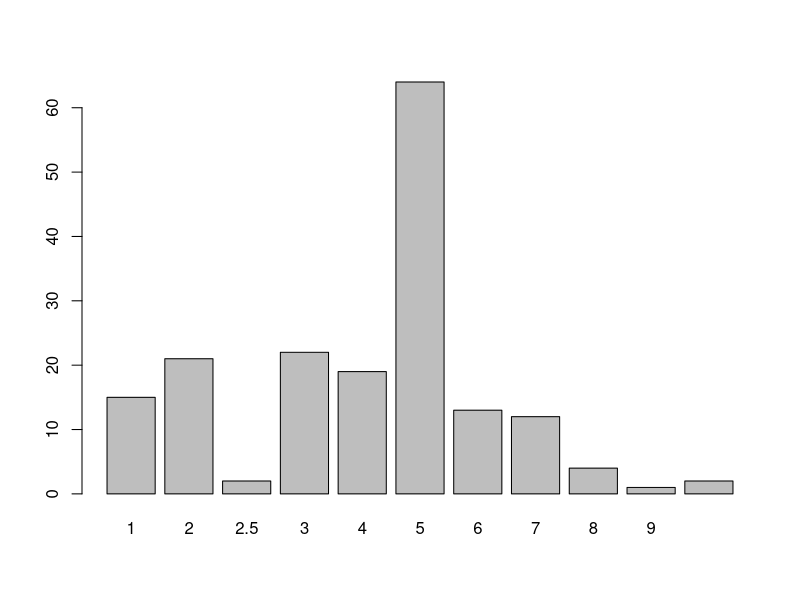
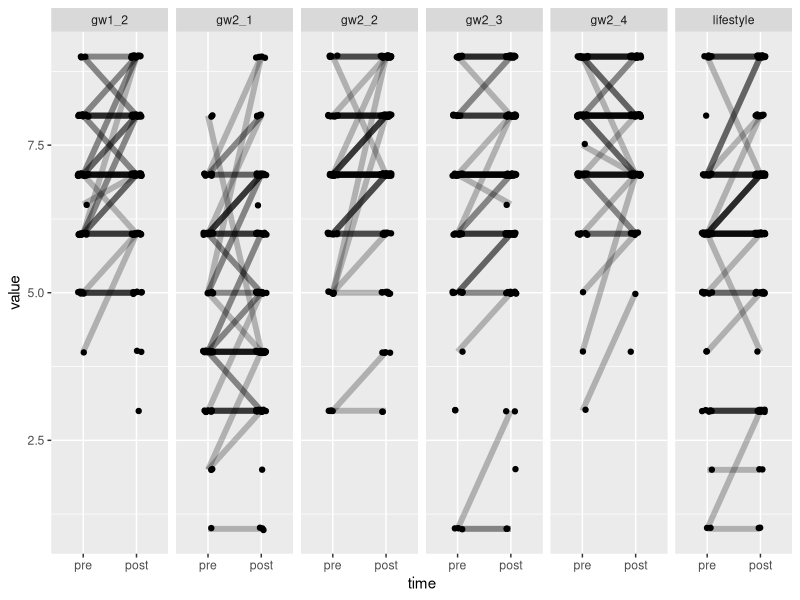
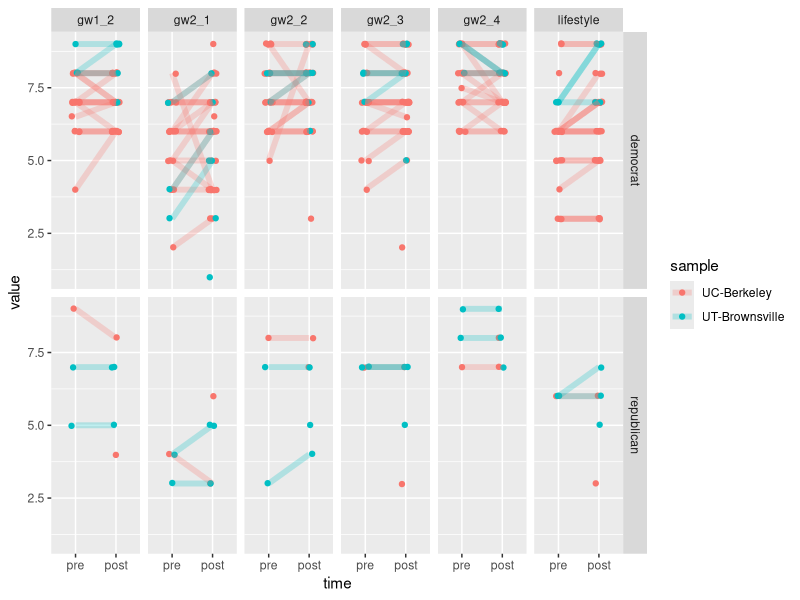
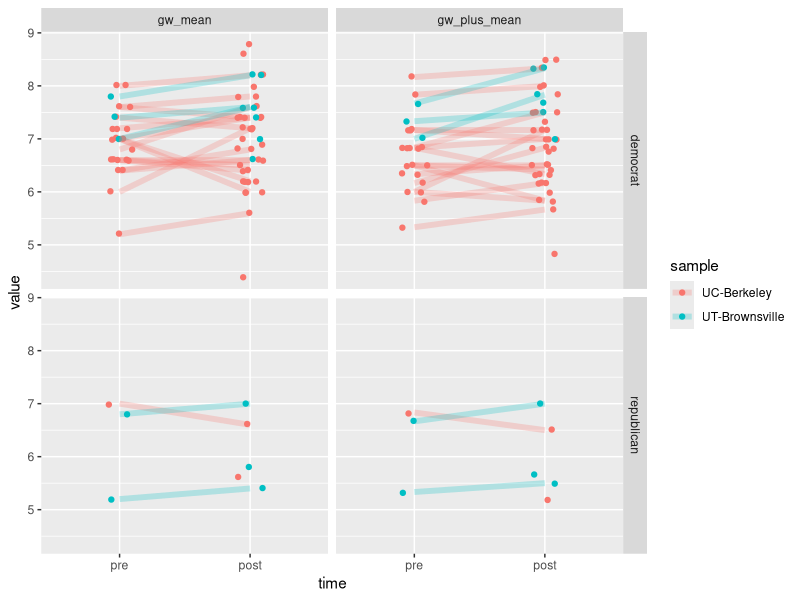
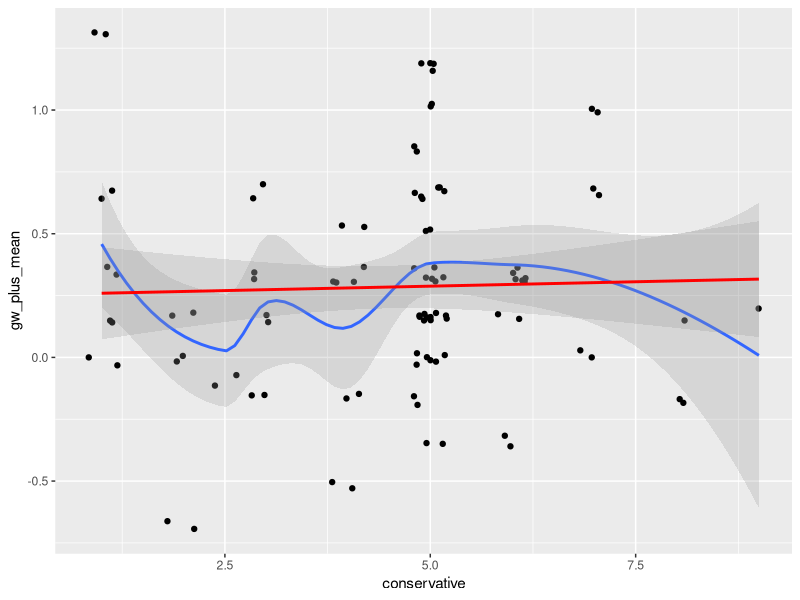

The R source for these figures, in order: (Note: this script raises an error after producing the figures.)
library(plyr)
library(dplyr)
library(ggplot2)
library(tidyr)
library(car)
library(psych)
library(BayesFactor)
library(lme4)

# Experiment 2 ----
# I would like to check out this no-pretest control group, but not sure which col that is
exp2.1 = read.csv("UCp_mech_core_intervention_notext.csv")
exp2.1$sample = "UC-Berkeley"
exp2.2 = read.csv("UT_mech_core_intervention_notext.csv")
exp2.2$sample = "UT-Brownsville"
exp2.2 = separate(exp2.2, survey_number, c('f11', 'survey_number'), sep = "-")
exp2.2$survey_number = as.numeric(as.character(exp2.2$survey_number))
# We're gonna combine these data frames so let's make sure survey_number is distinct
intersect(exp2.1$survey_number, exp2.2$survey_number) # not distinct
exp2.2$survey_number = exp2.2$survey_number + 1000
intersect(exp2.1$survey_number, exp2.2$survey_number) # distinct

# n_s means "no-sandwich" / "sandwich"
# Only "sandwich" has pre-test. Some students did not complete.
# only n_s == s has pre/post (altho sometimes pre-only?)
# n_s == n looks like the post-only control
table(exp2.1$n_s, exp2.1$survey_number)
table(exp2.2$n_s, exp2.2$survey_number)

# remove knowledge, ghg, light, energy, columns for convenience
exp2.1 = exp2.1 %>% select(X:reread, total.score, sample)
exp2.2 = exp2.2 %>% select(X:reread, total.score, sample)

# Combine datasets into one master. Add composite columns.
# NOTE: Should n_s == "n" be excluded at this point??
exp2 = bind_rows(exp2.1, exp2.2) %>% 
  mutate(gw_mean = (gw1_2 + gw2_1 + gw2_2 + gw2_3 + gw2_4)/5,
         gw_plus_mean = (gw_mean*5 + lifestyle)/6)
# Make pre/post into a factor, set levels for plotting convenience, contrast code  
exp2$time = factor(exp2$pre_post, levels = c("pre", "post"))
exp2$time = C(exp2$time, sum)
# sort by survey_number and pre-post so that difference scores can be calculated by position
exp2 = exp2 %>% 
  arrange(survey_number, desc(pre_post))

# Check combined dataset for number of conservatives
table(exp2$conservative, useNA = 'always')
barplot(table(exp2$conservative, useNA = 'always'))
table(exp2$party, useNA = 'always') # 8 republicans out of 175

# Flatten dataset for ggplot2's facet_grid
exp2.flat = exp2 %>%
  gather(key = "item", value = "value", starts_with("gw"), lifestyle)

# Plot pre/post changes among all subjects
exp2.flat %>% 
  filter(!(item %in% c("gw_mean", "gw_plus_mean"))) %>% 
  ggplot(aes(x = time, y = value)) +
  geom_point(position = position_jitter(width = .1, height = .02)) +
  geom_line(aes(group = survey_number), lwd = 2, alpha = .25) +
  facet_grid(~item)
 
# Plot pre/post changes among democrats & republicans for each item
exp2.flat %>% 
  filter(party %in% c("democrat", "republican")) %>% 
  filter(!(item %in% c("gw_mean", "gw_plus_mean"))) %>% 
  ggplot(aes(x = time, y = value, col = sample)) +
  geom_point(position = position_jitter(width = .1, height = .02)) +
  geom_line(aes(group = survey_number), lwd = 2, alpha = .25) +
  facet_grid(party~item)

# Plot pre/post changes for two aggregate strategies
exp2.flat %>% 
  filter(party %in% c("democrat", "republican")) %>% 
  #separate(item, into = c("item", "time"), sep = -4) %>% 
  filter(item %in% c("gw_mean", "gw_plus_mean")) %>% 
  ggplot(aes(x = time, y = value, col = sample)) +
  geom_point(position = position_jitter(width = .1, height = .02)) +
  geom_line(aes(group = survey_number), lwd = 2, alpha = .25) +
  facet_grid(party~item)

# Can I reproduce their analyses?
# All analysese were done separately (essentially as a test and a
# replication). 
exp2.1 <- mutate(exp2.1, gw_mean = (gw1_2 + gw2_1 + gw2_2 + gw2_3 + gw2_4)/5,
                         gw_plus_mean = (gw_mean*5 + lifestyle)/6)

# This is what you get without imputation
exp2.berk.h1 = lmer(gw_mean ~ pre_post + (1|survey_number), data=exp2.1)
summary(exp2.berk.h1)
Anova(exp2.berk.h1, type = 3)

# Or equivalently (I like explicit model comparison)
exp2.berk.h0 = lmer(gw_mean ~ 1 + (1|survey_number), data=exp2.1)
anova(exp2.berk.h0, exp2.berk.h1)

# Do we have the same values as private analyses? Yes.
# Also - Joe, how do the hip kids do this kind of thing in R these days?
with(exp2.1, tapply(gw_mean, list(pre_post, n_s), mean))

# This isn't how I did it in the paper (I was far less tidy), 
# but mathematically, this is the same.
imputed.df <- subset(exp2.1, n_s == 'n', select=c(n_s, survey_number))
imputed.df$pre_post <- 'pre'
# Again - ugly, would love more contemporary R idiom examples!
imputed.df$gw_mean <- mean(subset(exp2.1, n_s == 's' & pre_post == 'pre', select=gw_mean)$gw_mean)
imputed.df <- rbind(imputed.df, 
                    select(exp2.1, survey_number, n_s, pre_post, gw_mean))

# We have naively imputed the missing cell
with(imputed.df, tapply(gw_mean, list(pre_post, n_s), mean))

# Overwriting the above, this would be two-tailed 
# and under the 0.05 threshold
exp2.berk.h1 = lmer(gw_mean ~ pre_post + (1|survey_number), data=imputed.df)
summary(exp2.berk.h1)
Anova(exp2.berk.h1, type = 3)

# But I had a one-tailed *a priori* hypothesis, 
# but the above uses all the data it can get 
# (even when data are unbalanced / missing) - so maybe multcomp is in order
# But this is what I actually did
# Again, my crusty R could use some love... 
# I would just use pandas for such things
imputed.wide <- spread(imputed.df, pre_post, gw_mean)
t.test(imputed.wide$pre, imputed.wide$post, alternative = 'less', paired = TRUE)

# Paired-samples t-tests and other within-subjects pre-post analyses
# Full-sample analysis
exp2.m1 = lmer(gw_mean ~ time + (1|survey_number), data = exp2) 
exp2.m2 = lmer(gw_mean ~ time*conservative + (1|survey_number), data = exp2)
exp2.m3 = lmer(gw_plus_mean ~ time + (1|survey_number), data = exp2) 
exp2.m4 = lmer(gw_plus_mean ~ time*conservative + (1|survey_number), data = exp2)

# Basic model finds signif. pre/post effect
summary(exp2.m1); Anova(exp2.m1, type = 3)
# Adding "conservative" reduces pre-post effect to nonsig
summary(exp2.m2); Anova(exp2.m2, type = 3) 
# Pattern is the same for composite including "lifestyle"
summary(exp2.m3); Anova(exp2.m3, type = 3)
# Again, adding "conservative" reduces pre-post effect to nonsig
summary(exp2.m4); Anova(exp2.m4, type = 3)

# Per manuscript, split by school
# Berkeley -- Doesn't match yet, not sig. Sample size wrong?
# One composite
exp2.m1.ucb = lmer(gw_mean ~ pre_post + (1|survey_number), 
     data = exp2[exp2$sample == "UC-Berkeley",]) 
exp2.m2.ucb = lmer(gw_mean ~ pre_post*conservative + (1|survey_number), 
     data = exp2[exp2$sample == "UC-Berkeley",])
# Other composite
exp2.m3.ucb = lmer(gw_plus_mean ~ pre_post + (1|survey_number), 
     data = exp2[exp2$sample == "UC-Berkeley",]) 
exp2.m4.ucb = lmer(gw_plus_mean ~ pre_post*conservative + (1|survey_number), 
     data = exp2[exp2$sample == "UC-Berkeley",]) 

summary(exp2.m1.ucb); Anova(exp2.m1.ucb, type = 3)
summary(exp2.m2.ucb); Anova(exp2.m2.ucb, type = 3)
summary(exp2.m3.ucb); Anova(exp2.m3.ucb, type = 3)
summary(exp2.m4.ucb); Anova(exp2.m4.ucb, type = 3)

# Brownville -- p-value seems about right
# One composite
exp2.m1.utb = lmer(gw_mean ~ pre_post + (1|survey_number), 
     data = exp2[exp2$sample == "UT-Brownsville",])
exp2.m2.utb = lmer(gw_mean ~ pre_post*conservative + (1|survey_number), 
     data = exp2[exp2$sample == "UT-Brownsville",])
# Other composite
exp2.m3.utb = lmer(gw_plus_mean ~ pre_post + (1|survey_number), 
     data = exp2[exp2$sample == "UT-Brownsville",])
exp2.m4.utb = lmer(gw_plus_mean ~ pre_post*conservative + (1|survey_number), 
     data = exp2[exp2$sample == "UT-Brownsville",])

summary(exp2.m1.utb); Anova(exp2.m1.utb, type = 3)
summary(exp2.m2.utb); Anova(exp2.m2.utb, type = 3)
summary(exp2.m3.utb); Anova(exp2.m3.utb, type = 3)
summary(exp2.m4.utb); Anova(exp2.m4.utb, type = 3)

# How curious that adding "conservative" as a predictor has such an effect on the main effect.
# Perhaps more conservative people are more likely to drop out?
# TODO: Count up number of obs per subject, see if conservatives drop out?

# Make dataset of difference scores ----
makeDiff = function(x) return(x[2] - x[1]) # function subtracts "pre" from "post"
# Demonstration: 
# demo = data.frame("ID" = c(1, 1, 2, 2, 3, 4, 4),
#                   "time" = c("pre", "post", "pre", "post", "pre", "pre", "post"),
#                   "value" = c(4, 5, 6, 7, -10, 1, 2))
# demo %>% group_by(ID) %>% summarize_each(funs(makeDiff), value)
diffs = exp2 %>% 
  group_by(survey_number) %>% 
  summarize_each(funs(makeDiff), starts_with("gw"), lifestyle)
diffs$pre_post = "diff"
# Join for debugging
exp2.diff.debug = bind_rows(exp2, diffs) %>% 
  arrange(survey_number)
# exp2.diff.debug %>% 
#   select(survey_number, pre_post, starts_with("gw"), lifestyle, sample) %>% 
#   View
# Join with subject-level data (e.g. political views)
exp2.diff = exp2 %>% 
  select(survey_number, party, conservative, sample) %>% 
  right_join(diffs, by = "survey_number")

# one-sample t-tests of difference scores
t.test(exp2.diff$gw1_2)
t.test(exp2.diff$gw2_1)
t.test(exp2.diff$gw2_2)
t.test(exp2.diff$gw2_3)
t.test(exp2.diff$gw2_4)
t.test(exp2.diff$gw_mean) 
t.test(exp2.diff$gw_plus_mean) 
# Separated by schools as reported in manuscript
t.test(exp2.diff$gw_mean[exp2.diff$sample == "UC-Berkeley"]) # sig, p = .028
t.test(exp2.diff$gw_mean[exp2.diff$sample == "UT-Brownsville"]) # sig, p < .001
t.test(exp2.diff$gw_plus_mean[exp2.diff$sample == "UC-Berkeley"]) # sig, p = .002
t.test(exp2.diff$gw_plus_mean[exp2.diff$sample == "UT-Brownsville"]) # sig, p < .001
# adding conservatism as a moderator
exp2.diff.m1 = lm(gw_plus_mean ~ conservative, data = exp2.diff)
summary(exp2.diff.m1) # Sig intercept remains

# Plot it
ggplot(exp2.diff, aes(x = conservative, y = gw_plus_mean)) +
  geom_jitter() + 
  geom_smooth(alpha = .25) +
  geom_smooth(method = 'lm', col = 'red', alpha = .25)

# Export for Bayes analyses
write.table(exp2, "./hilgard_cleaned_data/exp2.csv", row.names = F)
write.table(exp2, "./hilgard_cleaned_data/exp2diff.csv", row.names = F)

# Experiment 3 ----
exp3.1 = read.csv("UCo_mech_core_intervention_notext.csv") 
exp3.2 = read.csv("UCo_mech_full_intervention_notext.csv") 
# Prune columns I don't need
exp3.1 = exp3.1 %>% 
  select(-starts_with("k1time"), -starts_with("k2time"), -starts_with("k3time"),
         -starts_with("codes."), -starts_with("coder."))
exp3.2 = exp3.2 %>% 
  select(-starts_with("k1time"), -starts_with("k2time"), -starts_with("k3time"),
         -starts_with("codes."), -starts_with("coder."),
         -starts_with("Q"))
exp3.1$sample = "core"
exp3.2$sample = "full"

# Combine datasets and make composite outcome.
# Appears that no suffix implies pretest so we'll make the names conform
# Also we'll make composites for conservatism and gw outcomes
# TODO: use alpha() to assess wisdom of composite outcome
exp3 = bind_rows(exp3.1, exp3.2) %>% 
  rename(gw1_2_pre = gw1_2,
         gw2_1_pre = gw2_1,
         gw2_2_pre = gw2_2,
         gw2_3_pre = gw2_3,
         gw2_4_pre = gw2_4,
         engage_pre = engage,
         lifsty_pre = lifesty) %>% 
  mutate(gw_mean_pre = (gw1_2_pre + gw2_1_pre + gw2_2_pre + gw2_3_pre + gw2_4_pre)/5,
         gw_plus_mean_pre = (gw_mean_pre*5 + engage_pre + lifsty_pre)/7,
         gw_mean_pst = (gw1_2_pst + gw2_1_pst + gw2_2_pst + gw2_3_pst + gw2_4_pst)/5,
         gw_plus_mean_pst = (gw_mean_pst*5 + engage_pst + lifsty_pst)/7,
         gw_mean_fol = (gw1_2_fol + gw2_1_fol + gw2_2_fol + gw2_3_fol + gw2_4_fol)/5,
         gw_plus_mean_fol = (gw_mean_fol*5 + engage_fol + lifsty_fol)/7, 
         conservative = social.cons + econ.cons) 

# Also appears to be no subject identifier so we'll add one
exp3$ID = factor(1:nrow(exp3))

# Check that things weren't reverse-scored or something
# exp3 %>% 
#   select(starts_with("gw"), starts_with("lifsty"), starts_with("engage") %>% 
#            c

# See how many conservatives we've got.
table(exp3$conservati, useNA = 'always')
barplot(table(exp3$conservati, useNA = 'always'))
# Conservatism items: social and economic. Most data is missing.
table(exp3$social.cons, useNA='always')
barplot(table(exp3$social.cons, useNA = 'always')) 
table(exp3$econ.cons, useNA='always')
barplot(table(exp3$econ.cons, useNA = 'always'))
# Political party. Most are "none", "NA", or "democrat"
table(exp3$party, useNA = 'always')
table(exp3$party.pre, useNA = 'always')
barplot(table(exp3$party, useNA = 'always'))

# Flatten dataset and separate() columns by timepoint
exp3.flat = exp3 %>% 
  # drop cols for ease of View()
  select(-starts_with("pni"), -starts_with("evo"), -starts_with("dty"), 
         -starts_with("natmil"), -ends_with(".study"), -ends_with(".delay")) %>% 
  gather(key = "item", value = "value", 
         starts_with("gw"), starts_with("engage"), starts_with("lifsty")) %>% 
  separate(col = item, into = c("item", "time"), sep = -4)  %>% 
  mutate(item = substr(item, 1, nchar(item) - 1)) %>% # drop the excess underscore for tidiness
  mutate(time = factor(time, levels = c("pre", "pst", "fol"))) # rearrange levels for plotting 
# Note that can't make simple -1, 1 contrast code for 3-way factor. hmm.
# Spread items back out so that I can refer to gw_mean or gw_plus_mean
exp3.wide = exp3.flat %>% 
  filter(item %in% c("gw_mean", "gw_plus_mean")) %>% 
  spread(key = item, value = value)

# Debugging ----
#View(exp3.flat[exp3.flat$ID == 1,] )

# Analyses ----
# NOTE: May be necessary yet to filter according to completeness
# Pre/post LMER
exp3.m1 = lmer(gw_mean ~ time + (1|ID), data = exp3.wide)
exp3.m2 = lmer(gw_mean ~ time * conservati + (1|ID), data = exp3.wide)
exp3.m3 = lmer(gw_plus_mean ~ time + (1|ID), data = exp3.wide)
exp3.m4 = lmer(gw_plus_mean ~ time * conservati + (1|ID), data = exp3.wide)

# mean of gw items is sig at post (t = 1.83) but not at fol (t = .80)
summary(exp3.m1); Anova(exp3.m1, type = 3) 
# Adding conservative to model abolishes improvement at post (t = .198)
summary(exp3.m2); Anova(exp3.m2, type = 3)
# mean of gw + lifesty + engage not sig at post (t = 1.41) or fol (.81)
summary(exp3.m3); Anova(exp3.m3, type = 3)
# Adding conservative to model reveals only sig effect of conservative
summary(exp3.m4); Anova(exp3.m4, type = 3)

# Make and analyze difference scores ----
# TODO. Not sure how I'd handle this with 3 timepoints.


# Plots ----
# NOTE: Something's wrong here!!! Where's my time == "pre" data?
## Is it possible that nobody with "pre" data indicated their politics??

# Plot pre/post changes among democrats & republicans for each item
exp3.flat %>% 
  filter(party %in% c("democrat", "republican")) %>% 
  filter(!(item %in% c("gw_mean", "gw_plus_mean"))) %>% 
  ggplot(aes(x = time, y = value)) +
  geom_point(position = position_jitter(width = .1, height = .02)) +
  geom_line(aes(group = ID), lwd = 2, alpha = .2) +
  facet_grid(party~item)

# Plot pre/post changes for two aggregate strategies
exp3.flat %>% 
  filter(party %in% c("democrat", "republican")) %>% 
  filter(item %in% c("gw_mean", "gw_plus_mean")) %>% 
  ggplot(aes(x = time, y = value)) +
  geom_point(position = position_jitter(width = .1, height = .02)) +
  geom_line(aes(group = ID)) +
  facet_grid(party~item)

# Plot pre/post changes, collapsing across parties
# Individual items
exp3.flat %>% 
  filter(!(item %in% c("gw_mean", "gw_plus_mean"))) %>% 
  ggplot(aes(x = time, y = value)) +
  geom_point(position = position_jitter(width = .1, height = .02)) +
  geom_line(aes(group = ID)) +
  facet_grid(~item)

# Aggregates
exp3.flat %>% 
  filter(item %in% c("gw_mean", "gw_plus_mean")) %>% 
  ggplot(aes(x = time, y = value)) +
  geom_point(position = position_jitter(width = .1, height = .02)) +
  geom_line(aes(group = ID)) +
  facet_grid(~item)

# Experiment 4 ----
exp4.1 = read.csv("cco_mech_core_intervention_notext.csv")
exp4.2 = read.csv("cco_mech_delayed_test_notext.csv")

table(exp4.1$party) # you guys only have 8 republicans in the whole sample
barplot(table(exp4.1$conserv), xlab = "conservatism") # sample leans left
table(exp4.1$party, exp4.1$conserv)

# are all the delayed people in the pre-post dataset?
intersect(exp4.1$subj_id, exp4.2$subj_id)
setdiff(exp4.1$subj_id, exp4.2$subj_id)
setdiff(exp4.2$subj_id, exp4.1$subj_id) # yes

# Make composite of gw items, gw + engage + lifesty items
# Maybe other studies should aggregate into "democrat", "other/NA", "republican" for plotting
exp4 = left_join(exp4.1, exp4.2, by = "subj_id") %>% 
  mutate(party_3lvl = mapvalues(party, 
                                c("democrat", "independent", "none", "other", "republican"),
                                c("democrat", "other", "other", "other", "republican")),
         gw_mean_pre = (gw1_2_pre + gw2_1_pre + gw2_2_pre + gw2_3_pre + gw2_4_pre)/5,
         gw_plus_mean_pre = (gw_mean_pre*5 + engage_pre + lifsty_pre)/7,
         gw_mean_pst = (gw1_2_pst + gw2_1_pst + gw2_2_pst + gw2_3_pst + gw2_4_pst)/5,
         gw_plus_mean_pst = (gw_mean_pst*5 + engage_pst + lifsty_pst)/7,
         gw_mean_fol = (gw1_2_fol + gw2_1_fol + gw2_2_fol + gw2_3_fol + gw2_4_fol)/5,
         gw_plus_mean_fol = (gw_mean_fol*5 + engage_fol + lifsty_fol)/7) %>% 
  mutate(ID = factor(subj_id))

# Flatten dataset and separate() columns by timepoint
# drop cols for ease of View()
exp4.flat = exp4 %>% 
  select(-starts_with("k1time"), -starts_with("k2time"), -starts_with("k3time"),
         -starts_with("evo"), -starts_with("dty"), 
         -starts_with("natmil"), -ends_with(".study"), -ends_with(".delay")) %>%   
  gather(key = "item", value = "value", 
         starts_with("gw"), starts_with("engage"), starts_with("lifsty")) %>% 
  separate(col = item, into = c("item", "time"), sep = -4)  %>% 
  mutate(item = substr(item, 1, nchar(item) - 1)) %>% # drop the excess underscore for tidiness
  mutate(time = factor(time, levels = c("pre", "pst", "fol"))) # rearrange levels for plotting 

# Spread items back out so that I can refer to gw_mean or gw_plus_mean
exp4.wide = exp4.flat %>% 
  filter(item %in% c("gw_mean", "gw_plus_mean")) %>% 
  spread(key = item, value = value)

# Analysis ----
exp4.m1 = lmer(gw_mean ~ time + (1|ID), data = exp4.wide)
exp4.m2 = lmer(gw_mean ~ time * conserv + (1|ID), data = exp4.wide)
exp4.m3 = lmer(gw_plus_mean ~ time + (1|ID), data = exp4.wide)
exp4.m4 = lmer(gw_plus_mean ~ time * conserv + (1|ID), data = exp4.wide)

summary(exp4.m1); Anova(exp4.m1, type = 3)
summary(exp4.m2); Anova(exp4.m2, type = 3)
summary(exp4.m3); Anova(exp4.m3, type = 3)
summary(exp4.m4); Anova(exp4.m4, type = 3)

# Plotting ----
# Plot pre/post changes among democrats & republicans for each item
exp4.flat %>% 
  filter(party %in% c("democrat", "republican")) %>% 
  filter(!(item %in% c("gw_mean", "gw_plus_mean"))) %>% 
  ggplot(aes(x = time, y = value)) +
  geom_point(position = position_jitter(width = .1, height = .02)) +
  geom_line(aes(group = ID)) +
  facet_grid(party~item)

# Plot pre/post changes for two aggregate strategies
exp4.flat %>% 
  filter(party %in% c("democrat", "republican")) %>% 
  filter(item %in% c("gw_mean", "gw_plus_mean")) %>% 
  ggplot(aes(x = time, y = value)) +
  geom_point(position = position_jitter(width = .1, height = .02)) +
  geom_line(aes(group = ID)) +
  facet_grid(party~item)

# Plot pre/post changes, collapsing across parties
# Individual items
exp4.flat %>% 
  filter(!(item %in% c("gw_mean", "gw_plus_mean"))) %>% 
  ggplot(aes(x = time, y = value)) +
  geom_point(position = position_jitter(width = .1, height = .02)) +
  geom_line(aes(group = ID)) +
  facet_grid(~item)

# Aggregates
exp4.flat %>% 
  filter(item %in% c("gw_mean", "gw_plus_mean")) %>% 
  ggplot(aes(x = time, y = value)) +
  geom_point(position = position_jitter(width = .1, height = .02)) +
  geom_line(aes(group = ID)) +
  facet_grid(~item)

# Bayesian models ----
temp = exp4.flat %>% 
  group_by(subj_id, party, party_3lvl, conserv, time) %>% 
  summarise(value = sum(value)) 

exp4.bf = exp4.flat %>% 
  left_join(exp4.bf)
  group_by() %>% 
  #filter(complete.cases(.)) %>% 
  mutate(subj_id = as.factor(subj_id)) %>% 
  as.data.frame


# Experiment 5 ----
# No political information
exp5 = read.csv("HS_mech+stats_full_intervention.csv")
exp5$time = factor(exp5$time, levels = c("pre", "post", "followup"))

exp5 %>% 
  gather(item, value, GW1:GW4) %>% 
  ggplot(aes(x = time, y = value)) +
  geom_point() +
  geom_line(aes(group = Code)) +
  facet_wrap(~item)
